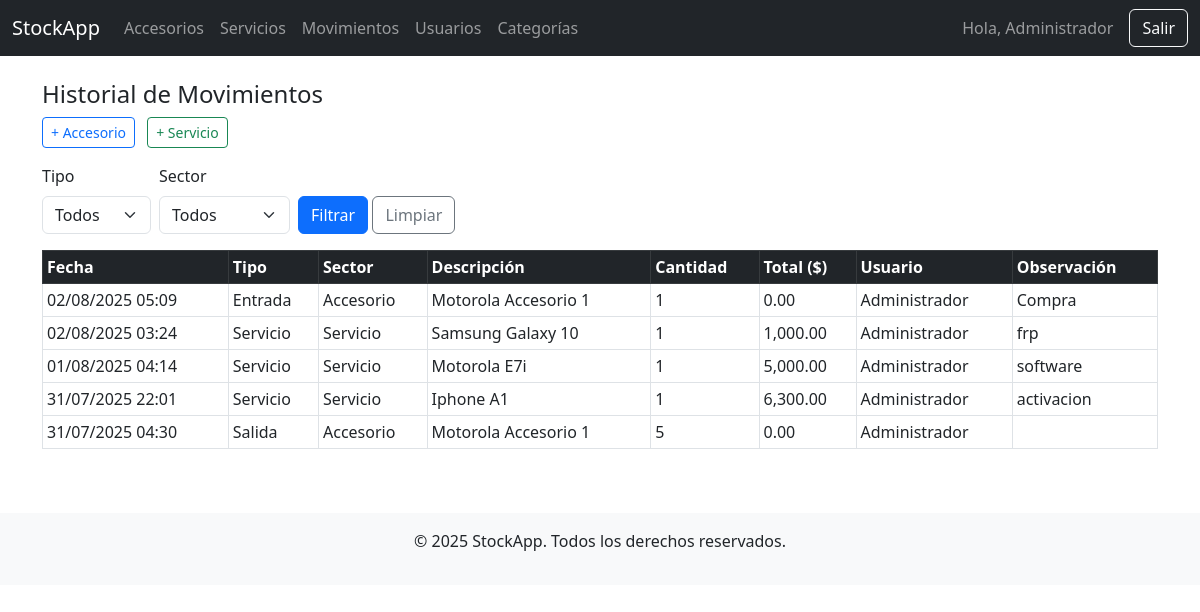
The app's page /movimientos/historial3.php (signed in) with its own data.
### tables this page shows
CREATE TABLE `movimientos` (
  `id` int(11) NOT NULL,
  `usuario_id` int(11) DEFAULT NULL,
  `tipo` enum('entrada','salida','servicio') NOT NULL,
  `sector` enum('accesorio','servicio') NOT NULL,
  `item_id` int(11) NOT NULL,
  `cantidad` int(11) NOT NULL,
  `total` decimal(10,2) NOT NULL,
  `observacion` text DEFAULT NULL,
  `activo` tinyint(1) DEFAULT 1,
  `creado_en` timestamp NOT NULL DEFAULT current_timestamp()
);

CREATE TABLE `usuarios` (
  `id` int(11) NOT NULL,
  `nombre` varchar(100) NOT NULL,
  `email` varchar(100) NOT NULL,
  `password` varchar(255) NOT NULL,
  `rol` enum('admin','empleado') DEFAULT 'empleado',
  `activo` tinyint(1) DEFAULT 1,
  `creado_en` timestamp NOT NULL DEFAULT current_timestamp()
);

### movimientos/historial3.php (the view, shortened to what this page needs)
<?php
require_once '../config/database.php';
include '../includes/header.php';
include '../includes/navbar.php';
$where = [];
$params = [];
$where_sql = $where ? "WHERE " . implode(" AND ", $where) : "";
$sql = "
    SELECT m.*, u.nombre AS usuario,
        CASE
            WHEN m.sector = 'accesorio' THEN (SELECT CONCAT(a.marca, ' ', a.nombre) FROM accesorios a WHERE a.id = m.item_id)
            WHEN m.sector = 'servicio' THEN (SELECT CONCAT(s.marca, ' ', s.modelo) FROM servicios s WHERE s.id = m.item_id)
            ELSE 'N/A'
        END AS descripcion
    FROM movimientos m
    LEFT JOIN usuarios u ON m.usuario_id = u.id
    $where_sql
    ORDER BY m.creado_en DESC
";
$stmt = $pdo->prepare($sql);
$stmt->execute($params);
$movimientos = $stmt->fetchAll();
?>
<div class="container mt-4">
    <h4>Historial de Movimientos</h4>
    <div class="mb-3">
        <a href="registrar_accesorio.php" class="btn btn-outline-primary btn-sm me-2">
            + Accesorio
        </a>
        <a href="registrar_servicio.php" class="btn btn-outline-success btn-sm">
            + Servicio
        </a>
    </div>
    <div class="mb-3">
        <form class="row row-cols-lg-auto g-2 align-items-end">
            <div class="col">
                <label class="form-label">Tipo</label>
                <select name="tipo" class="form-select">
                    <option value="">Todos</option>
                </select>
            </div>
            <div class="col">
                <label class="form-label">Sector</label>
                <select name="sector" class="form-select">
                    <option value="">Todos</option>
                </select>
            </div>
            <div class="col">
                <button type="submit" class="btn btn-primary">Filtrar</button>
                <a href="historial.php" class="btn btn-outline-secondary">Limpiar</a>
            </div>
        </form>
    </div>
    <div class="table-responsive">
        <table class="table table-bordered table-sm">
            <thead class="table-dark">
                <tr>
                    <th>Fecha</th>
                    <th>Tipo</th>
                    <th>Sector</th>
                    <th>Descripción</th>
                    <th>Cantidad</th>
                    <th>Total ($)</th>
                    <th>Usuario</th>
                    <th>Observación</th>
                </tr>
            </thead>
            <tbody>
                <?php foreach ($movimientos as $m): ?>
                    <tr>
                        <td><?= date('d/m/Y H:i', strtotime($m['creado_en'])) ?></td>
                        <td><?= ucfirst($m['tipo']) ?></td>
                        <td><?= ucfirst($m['sector']) ?></td>
                        <td><?= htmlspecialchars($m['descripcion']) ?></td>
                        <td><?= $m['cantidad'] ?></td>
                        <td><?= number_format($m['total'], 2) ?></td>
                        <td><?= htmlspecialchars($m['usuario']) ?></td>
                        <td><?= htmlspecialchars($m['observacion']) ?></td>
                    </tr>
                <?php endforeach; ?>
            </tbody>
        </table>
    </div>
</div>
<?php include '../includes/footer.php'; ?>

### records on screen
movimientos: creado_en "02/08/2025 05:09", tipo "Entrada", sector "Accesorio", descripcion "Motorola Accesorio 1", cantidad "1", total "0.00", usuario.nombre "Administrador", observacion "Compra"
movimientos: creado_en "02/08/2025 03:24", tipo "Servicio", sector "Servicio", descripcion "Samsung Galaxy 10", cantidad "1", total "1,000.00", usuario.nombre "Administrador", observacion "frp"
movimientos: creado_en "01/08/2025 04:14", tipo "Servicio", sector "Servicio", descripcion "Motorola E7i", cantidad "1", total "5,000.00", usuario.nombre "Administrador", observacion "software"
movimientos: creado_en "31/07/2025 22:01", tipo "Servicio", sector "Servicio", descripcion "Iphone A1", cantidad "1", total "6,300.00", usuario.nombre "Administrador", observacion "activacion"
movimientos: creado_en "31/07/2025 04:30", tipo "Salida", sector "Accesorio", descripcion "Motorola Accesorio 1", cantidad "5", total "0.00", usuario.nombre "Administrador"

### other values on screen
$_SESSION['nombre'] "Administrador"
